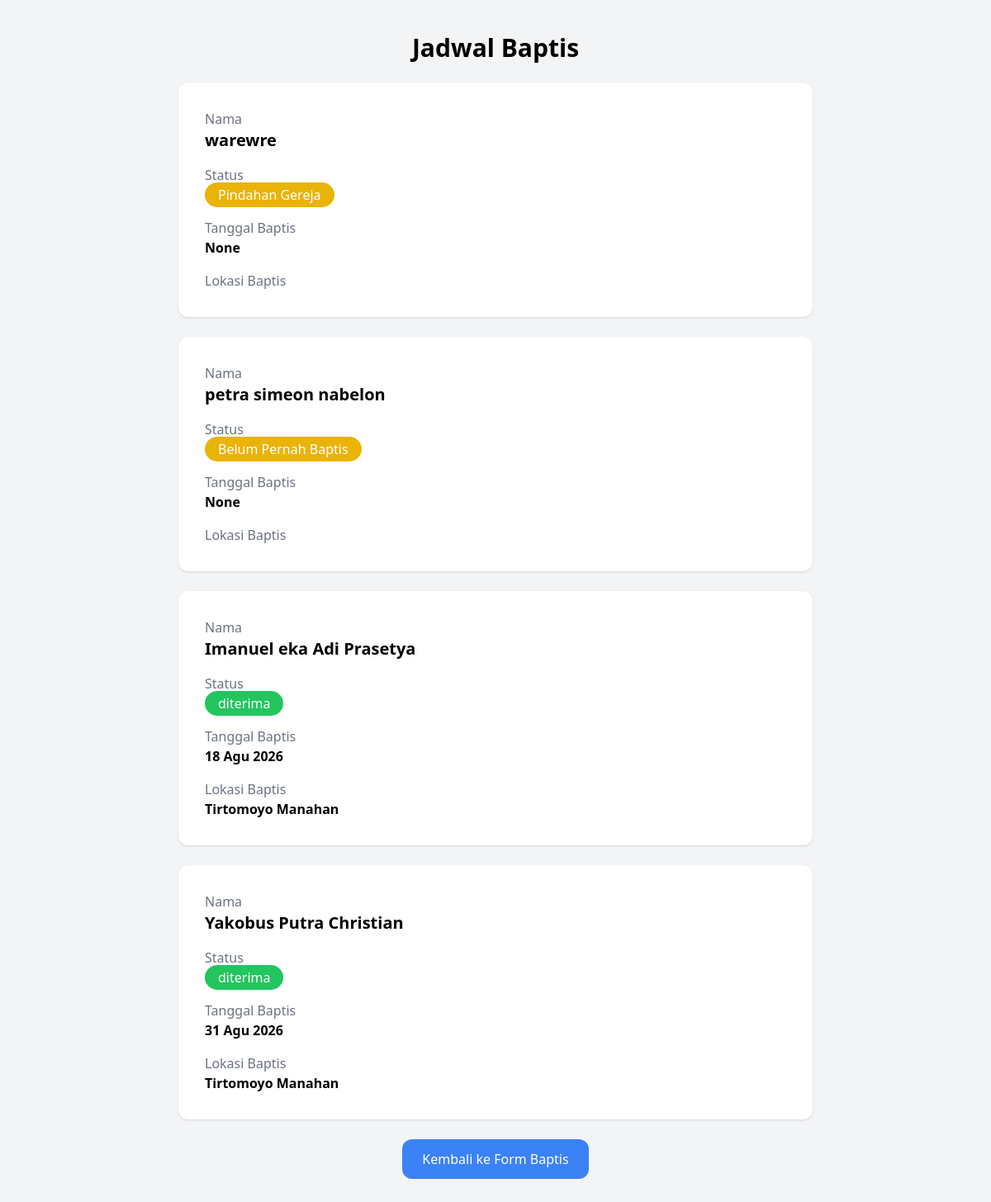
Screenshot of /jadwal-baptis/ with the database file from the repository.
### webgbt/models.py (models this page shows, shortened)
class Baptis(models.Model):
    JENIS_KELAMIN = (
        ('Laki-laki', 'Laki-laki'),
        ('Perempuan', 'Perempuan'),
    )
    STATUS = (
        ('draft', 'Draft'),
        ('diterima', 'Diterima'),
    )
    nama = models.CharField(max_length=100)
    tempat_lahir = models.CharField(max_length=100)
    tanggal_lahir = models.DateField()
    jenis_kelamin = models.CharField(
        max_length=20,
        choices=JENIS_KELAMIN
    )
    alamat = models.TextField()
    no_hp = models.CharField(max_length=15)
    jadwal_baptis = models.DateField(
        null=True,
        blank=True
    )
    lokasi_baptis = models.CharField(
        max_length=200,
        blank=True
    )
    created_at = models.DateTimeField(
        auto_now_add=True
    )
    status = models.CharField(
        max_length=20,
        choices=STATUS,
        default='draft'
    )

### webgbt/views.py (the view)
# urls.py: path('jadwal-baptis/', views.jadwal_baptis, name='jadwal_baptis'),
def jadwal_baptis(request):
    data = Baptis.objects.exclude(
        status='draft'
    ).order_by('-id')
    return render(request, 'jadwal_baptis.html', {
        'data': data
    })

### webgbt/templates/jadwal_baptis.html (shortened to what this page needs)
<!DOCTYPE html>
<html lang="id">
<head>
    <script src="https://cdn.tailwindcss.com"></script>
</head>
<body class="bg-gray-100 min-h-screen py-10">
<div class="max-w-3xl mx-auto">
    <h1 class="text-3xl font-bold mb-6 text-center">
        Jadwal Baptis
    </h1>
    {% for item in data %}
    <div class="bg-white p-8 rounded-xl shadow mb-6">
        <div class="space-y-4">
            <div>
                <p class="text-gray-500">Nama</p>
                <h2 class="font-bold text-xl">
                    {{ item.nama }}
                </h2>
            </div>
            <div>
                <p class="text-gray-500">Status</p>
                <span class="
                    px-4 py-1 rounded-full text-white
                    {% if item.status == 'diterima' %}
                        bg-green-500
                    {% else %}
                        bg-yellow-500
                    {% endif %}
                ">
                    {{ item.status }}
                </span>
            </div>
            <div>
                <p class="text-gray-500">Tanggal Baptis</p>
                <h2 class="font-bold">
                    {{ item.jadwal_baptis }}
                </h2>
            </div>
            <div>
                <p class="text-gray-500">Lokasi Baptis</p>
                <h2 class="font-bold">
                    {{ item.lokasi_baptis }}
                </h2>
            </div>
        </div>
    </div>
    {% empty %}
    <div class="bg-white p-8 rounded-xl shadow text-center">
        <p>Belum ada data baptis.</p>
    </div>
    {% endfor %}
    <div class="flex justify-center mt-6">
        <a href="{% url 'baptis' %}"
           class="bg-blue-500 hover:bg-blue-600 text-white px-6 py-3 rounded-xl transition">
           Kembali ke Form Baptis
        </a>
    </div>
</div>
</body>
</html>

### rows the page displays
Baptis: nama "warewre", status "Pindahan Gereja", jadwal_baptis "None"
Baptis: nama "petra simeon nabelon", status "Belum Pernah Baptis", jadwal_baptis "None"
Baptis: nama "Imanuel eka Adi Prasetya", status "diterima", jadwal_baptis "18 Agu 2026", lokasi_baptis "Tirtomoyo Manahan"
Baptis: nama "Yakobus Putra Christian", status "diterima", jadwal_baptis "31 Agu 2026", lokasi_baptis "Tirtomoyo Manahan"
